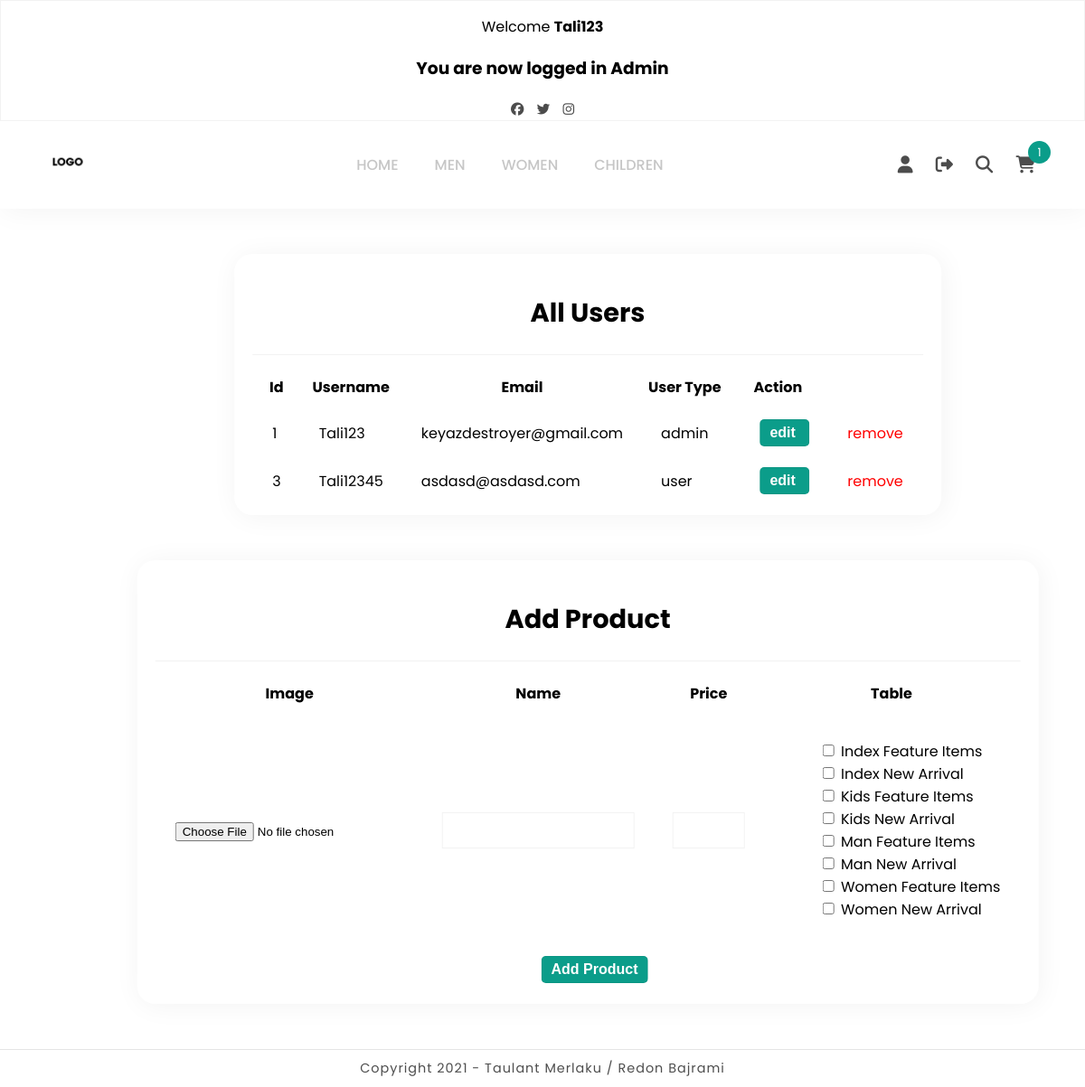
The app's page /adminpanel.php (signed in) with its own data.
### tables this page shows
CREATE TABLE `users` (
  `id` int(11) NOT NULL,
  `username` varchar(255) NOT NULL,
  `email` varchar(255) NOT NULL,
  `password` varchar(255) NOT NULL,
  `user_type` varchar(255) NOT NULL
);

### adminpanel.php (the view, shortened to what this page needs)
<?php
include('./includeParts/phpcommands.php');
?>
<!DOCTYPE html>
<html lang="en">
<head>
    <link rel="stylesheet" type="text/css" href="css/style.css">
</head>
<body>
    <?php include './includeParts/navigation.php' ?>
    <div class="show-users">
        <div class="adminpanel_header">
            <h2>All Users</h2>
        </div>
        <div>
            <table>
                <thead>
                    <th>id</th>
                    <th>username</th>
                    <th>email</th>
                    <th>user type</th>
                    <th>action</th>
                </thead>
                <tbody>
                    <?php $reg_users = mysqli_query($connadmin, "SELECT * FROM `users`") or die('query failed');
                    if (mysqli_num_rows($reg_users) > 0) {
                        while ($fetch_users = mysqli_fetch_assoc($reg_users)) { ?>
                            <tr>
                                <td><?php echo $fetch_users['id']; ?></td>
                                <td><?php echo $fetch_users['username']; ?></td>
                                <td><?php echo $fetch_users['email']; ?></td>
                                <td><?php echo $fetch_users['user_type']; ?></td>
                                <td>
                                    <form method="post" action="adminpanel.php">
                                        <input type="submit" class="updatecart" name="edit_user" value="edit ">
                                    </form>
                                </td>
                                <td><a href="adminpanel.php?removeuser=<?php echo $fetch_users['id']; ?>" class="delete-btn" onclick="return confirm('remove item from cart?');">remove</a></td>
                            </tr>
                    <?php }
                    } ?>
                </tbody>
            </table>
        </div>
    </div>
    <div class="show-users">
        <div class="adminpanel_header">
            <h2>Add Product</h2>
        </div>
        <div class="add-product">
            <table>
                <thead>
                    <th>Image</th>
                    <th>Name</th>
                    <th>Price</th>
                    <th>Table</th>
                </thead>
                <tbody>
                    <form action="" method="POST">
                        <tr>
                            <td><input type="file"></td>
                            <td><input type="text" class="inputbox"></td>
                            <td><input type="number" class="inputbox price"></td>
                            <td>
                                <ul>
                                    <li><input type="checkbox" name="ifi" value="indexfeatureitems">
                                        <label for="ifi">Index Feature Items</label>
                                    </li>
                                    <li><input type="checkbox" name="ina" value="indexnewarriwal">
                                        <label for="ina">Index New Arrival</label>
                                    </li>
                                    <li><input type="checkbox" name="kfi" value="kidsfeatureitems">
                                        <label for="kfi">Kids Feature Items</label>
                                    </li>
                                    <li><input type="checkbox" name="kna" value="kidsnewarrival">
                                        <label for="kna">Kids New Arrival</label>
                                    </li>
                                    <li><input type="checkbox" name="mfi" value="menfeatureitems">
                                        <label for="mfi">Man Feature Items</label>
                                    </li>
                                    <li><input type="checkbox" name="mna" value="mennewarrival">
                                        <label for="mna">Man New Arrival</label>
                                    </li>
                                    <li><input type="checkbox" name="wfi" value="womenfeatureitems">
                                        <label for="wfi">Women Feature Items</label>
                                    </li>
                                    <li><input type="checkbox" name="wna" value="womennewarrival">
                                        <label for="wna">Women New Arrival</label>
                                    </li>
                                </ul>
                            </td>
                        </tr>
                        <tr>
                            <td colspan="4" id="add-product"><input type="submit" name="addproduct" class="updatecart" value="Add Product"></td>
                        </tr>
                    </form>
                </tbody>
            </table>
        </div>
    </div>
    <?php include './includeParts/footer.php' ?>
</body>
</html>

### css/style.css (style rules this page uses)
body { margin: 0; padding: 0; font-family: poppins; background-color: #ffff; }
* { box-sizing: border-box; }
ul { list-style: none; }
a { text-decoration: none; }
.delete-btn { color: red; }
.updatecart { border: 1px solid rgba(0, 0, 0, 0.05); margin-left: 15px; font-size: 16px; border-radius: 5px; padding: 5px; padding-left: 10px; padding-right: 10px; background-color: #0b9d8a; color: white; font-weight: bold; }
.show-users { width: fit-content; position: relative; margin: 50px; padding: 20px; display: flex; align-self: center; flex-direction: column; justify-content: center; left: 50%; transform: translateX(-50%); box-shadow: 2px 2px 30px rgba(0, 0, 0, 0.05); border-radius: 20px; }
.show-users table tbody tr td { padding-left: 20px; padding-right: 20px; padding-top: 20px; }
.adminpanel_header { display: flex; justify-content: center; flex-direction: row; font-size: 1.2rem; font-weight: bold; margin-bottom: 20px; border-bottom: 1px solid rgba(0, 0, 0, 0.05); }
.show-users table thead { text-transform: capitalize; }
#add-product { text-align: center; }
.add-product { display: flex; }
.inputbox { height: 40px; border: 1px solid rgba(0, 0, 0, 0.05); font-size: 1rem; }
.price { width: 80px; }

### records on screen
users: id "1", username "Tali123", email "keyazdestroyer@gmail.com", user_type "admin"
users: id "3", username "Tali12345", email "asdasd@asdasd.com", user_type "user"

### other values on screen
$_SESSION['username'] "Tali123"
$_SESSION['success'] "You are now logged in Admin"
$rowcount "1"
